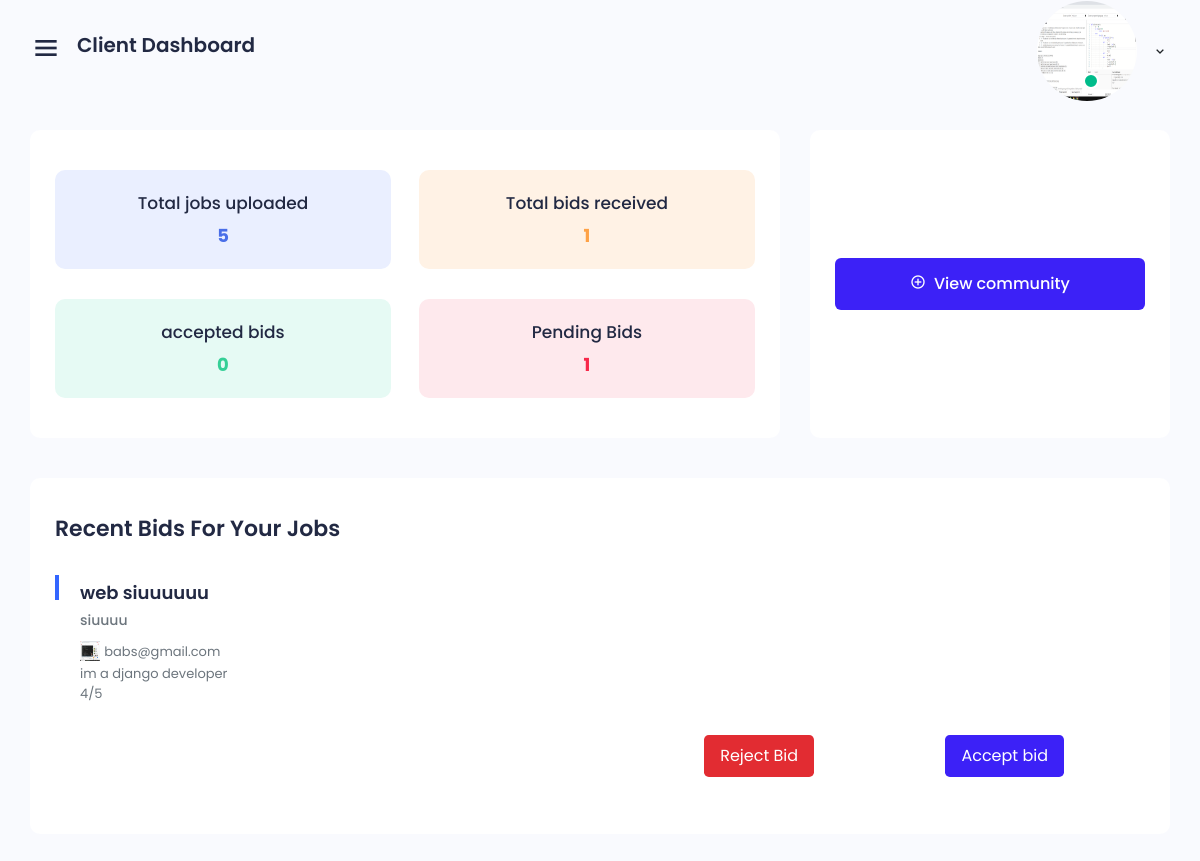
Page /accounts/viewbids/ (signed in) on the committed database.
### accounts/models.py (models this page shows, shortened)
class Bio(models.Model):
    name = models.CharField(max_length=35)
    bio = models.CharField(max_length=90, default='null', null=True)
    image = models.ImageField(upload_to='images/', default='images/home-profile.jpg', null=True)
    phone = models.IntegerField()
    profile_views = models.IntegerField(default=0)
    user = models.OneToOneField(User, on_delete=models.CASCADE, null=True)
    github = models.CharField(max_length=75, default='null')
    linkedin = models.CharField(max_length=75, default='null')
    stack = models.CharField(max_length=15,default='web developer')
    role = models.CharField(max_length=15,default='developer')

class Bid(models.Model):
    job = models.ForeignKey(Project, on_delete=models.CASCADE, null=False)
    BidSentBy = models.ForeignKey(User, on_delete=models.CASCADE, null=True)
    status = models.CharField(max_length=15, default='pending')

class Project(models.Model):
    name = models.CharField(max_length=100)
    description = models.CharField(max_length=100,default='no description')
    uploaded_by = models.ForeignKey(User, on_delete=models.CASCADE, null=True, related_name='client')
    developer = models.ForeignKey(User, on_delete=models.CASCADE, null=True,blank=True, related_name='developer')
    uploaded = models.DateTimeField(null=True)
    price = models.IntegerField(null=False,default=1000)
    category = models.CharField(max_length=50,default='Web Design')
    stack = models.CharField(max_length=50, default='Django')

### accounts/views.py (the view)
# urls.py: path('viewbids/', views.viewbids, name='viewbids'),
def viewbids(request):
    u = User.objects.get(username=request.user.get_username())
    projects = Project.objects.filter(uploaded_by=u)
    pendingbids = []
    acceptedbids = []
    for project in projects:
        if Bid.objects.filter(job=project, status='pending'):
            pendingbids += Bid.objects.filter(job=project)
        elif Bid.objects.filter(job=project, status='accepted'):
            acceptedbids += Bid.objects.filter(job=project)
    acceptedbidscount = len(acceptedbids)
    pendingbidscount = len(pendingbids)
    totalbidscount = len(acceptedbids) + len(pendingbids)
    return render(request, 'client-bids-dashboard.html',{'projects': projects, 'pendingbids': pendingbids, 'acceptedbids': acceptedbids,'totalbidscount':totalbidscount,'pendingbidscount':pendingbidscount,'acceptedbidscount':acceptedbidscount})

### templates/client-bids-dashboard.html (shortened to what this page needs)
{%extends 'client-base.html'%}
{%load static%}
    {%block content%}
    <div class="main">
        <div class="main-content project">
            <div class="row">
                <div class="col-9 col-xl-7 col-md-8 col-sm-12">
                    <div class="box card-box">
                        <div class="icon-box bg-color-6 d-block">
                            <div class="content text-center color-6">
                                <h5 class="title-box fs-17 font-w500">Total jobs uploaded</h5>
                                <div class="themesflat-counter fs-18 font-wb">
                                    <span class="number" data-from="0" data-to="309" data-speed="2500" data-inviewport="yes">{{projects.count}}</span>
                                </div>
                            </div>
                        </div>
                        <div class="icon-box bg-color-7 d-block">
                            <div class="content text-center color-7">
                                <h5 class="title-box fs-17 font-w500">Total bids received</h5>
                                <div class="themesflat-counter fs-18 font-wb">
                                    <span class="number" data-from="0" data-to="309" data-speed="2500" data-inviewport="yes">{{totalbidscount}}</span>
                                </div>
                            </div>
                        </div>
                        <div class="icon-box bg-color-8 d-block">
                            <div class="content text-center color-8">
                                <h5 class="title-box fs-17 font-w500">accepted bids</h5>
                                <div class="themesflat-counter fs-18 font-wb">
                                    <span class="number" data-from="0" data-to="309" data-speed="2500" data-inviewport="yes">{{acceptedbidscount}}</span>
                                </div>
                            </div>
                        </div>
                        <div class="icon-box bg-color-9 d-block">
                            <div class="content text-center color-9">
                                <h5 class="title-box fs-17 font-w500">Pending Bids</h5>
                                <div class="themesflat-counter fs-18 font-wb">
                                    <span class="number" data-from="0" data-to="309" data-speed="2500" data-inviewport="yes">{{pendingbidscount}}</span>
                                </div>
                            </div>
                        </div>
                    </div>
                </div>
                <div class="col-3 col-xl-5 col-md-4 col-sm-12">
                    <div class="box h-100 d-flex align-items-center">
                        <a class="create d-flex bg-primary justify-content-center" href="{% url 'blog'%}">
                            <div class="icon color-white pt-4 pr-8">
                                <i class='bx bx-plus-circle'></i>
                            </div>
                            <div class="content">
                                <h5 class="color-white">View community</h5>
                            </div>
                        </a>
                    </div>
                </div>
            </div>
            <div class="row">
                <div class="col-12 col-md-12">
                    <div class="box f-height">
                        <div class="box-header d-flex justify-content-between">
                            <h3 class="mt-9 fs-22">Recent bids for your jobs</h3>
                        </div>
                        {% for bid in pendingbids %}
                            <div class="box left-dot">
                                <div class="box-body">
                                    <div class="row">
                                        <div class="col-12 mb-10">
                                            <div class="mt-0 text-start"> <a href="#" class="box-title mb-0 mt-1 mb-3 font-w600 fs-18">{{bid.job.name}}</a>
                                                <p class="fs-14 font-w500 text-muted mb-6">{{bid.job.description}}</p>
                                                <a href="#" class="box-title mb-0 mt-1 mb-3 font-w600 fs-18"><img src="{{bid.BidSentBy.bio.image.url}}" alt="img" height="20" width="20"></a>
                                                <span class="fs-13  mt-2 text-muted">{{bid.BidSentBy.username}}</span><br>
                                                <span class="fs-13  mt-2 text-muted">{{bid.BidSentBy.bio.bio}}</span><br>
                                                <span class="fs-13  mt-2 text-muted">4/5</span>
                                            </div>
                                        </div>
                                    </div>
                                </div>
                                <div class="box-footer">
                                    <div class="d-flex align-items-center">
                                        <div class="ms-auto mt-3 mt-sm-0">
                                            <div class="d-flex">
                                                <div class="gr-btn mt-15"> <a href="{% url 'rejectbid' bid.id %}"><button class="btn btn-danger btn-lg mr-15 fs-16">Reject Bid</button></a> <a href="{% url 'acceptbid' bid.id %}"><button  class="btn btn-primary btn-lg fs-16" onclick="myfunction()" >Accept bid</button></a> </div>
                                            </div>
                                        </div>
                                    </div>
                                </div>
                            </div>
                        {%endfor%}
                    </div>
                </div>
            </div>
        </div>
    </div>
    {%endblock content%}

### templates/client-base.html (shortened to what this page needs)
{%load static%}
<html lang="en">
<head>
    <link href='https://unpkg.com/boxicons@2.0.7/css/boxicons.min.css' rel='stylesheet'>
    <link rel="stylesheet" href="{% static 'accounts/libs/owl.carousel/assets/owl.carousel.min.css'%}">
    <link rel="stylesheet" href="{% static 'accounts/css/bootstrap.min.css'%}">
    <link rel="stylesheet" href="{% static 'accounts/css/grid.css'%}">
    <link rel="stylesheet" href="{% static 'accounts/css/style.css'%}">
    <link rel="stylesheet" href="{% static 'accounts/css/responsive.css'%}">
</head>
<body class="sidebar-expand counter-scroll">
 <div class="main-header">
            <div class="d-flex">
                <div class="mobile-toggle" id="mobile-toggle">
                    <i class='bx bx-menu'></i>
                </div>
                <div class="main-title">
                    Client dashboard
                </div>
            </div>
            <div class="d-flex align-items-center">
                <div class="dropdown d-inline-block mt-12">
                    <button type="button" class="btn header-item waves-effect" id="page-header-user-dropdown" data-bs-toggle="dropdown" aria-haspopup="true" aria-expanded="false">
                            <img class="rounded-circle header-profile-user" src="{{user.bio.image.url}}" height="100" width="100"
                                alt="Header Avatar">
                            <span class="pulse-css"></span>
                            <i class='bx bx-chevron-down'></i>
                    </button>
                </div>
            </div>
        </div>
 {%block content%}
 {%endblock content%}
</body>
</html>

### static/accounts/css/grid.css (style rules this page uses)
.row { display: flex; flex-wrap: wrap; margin: 0 -15px; }
[class*="col-"] { padding: 0 15px; margin-bottom: 40px; }
.col-3 { width: 25%; }
.col-9 { width: 75%; }
.col-12 { width: 100%; }
@media only screen and (max-width: 1700px) { .col-xl-5 { width: 41.66%; } }
@media only screen and (max-width: 1700px) { .col-xl-7 { width: 58.33%; } }
@media only screen and (max-width: 1280px) { .col-md-4 { width: 33.33%; } }
@media only screen and (max-width: 1280px) { .col-md-8 { width: 66.66%; } }
@media only screen and (max-width: 1280px) { .col-md-12 { width: 100%; } }

### static/accounts/css/responsive.css (style rules this page uses)
@media only screen and  (max-width: 1820px) { .box.card-box { flex-wrap: wrap; } }
@media only screen and  (max-width: 1820px) { .box.card-box .icon-box { width: 47%; margin: 15px 10px; padding-bottom: 15px; } }
@media only screen and  (max-width: 1820px) { .project .box.card-box .icon-box { width: 45%; } }
@media only screen and  (max-width: 1820px) { .box.card-box .icon-box:nth-child(1) { margin-left: 10px; } }
@media only screen and  (max-width: 1820px) { .box.card-box .icon-box:nth-child(4) { margin-right: 10px; } }
@media only screen and  (max-width: 1820px) { .project .box-body { flex-wrap: wrap; } }
@media (min-width:1200px) and (max-width: 1640px) { .project a.create { margin: 10px; } }
@media only screen and (max-width: 1200px) { .main-header { height: 90px; padding-left: 30px; } }
@media only screen and (max-width: 1200px) { .box.card-box { flex-wrap: wrap; } }
@media only screen and (max-width: 1200px) { .box.card-box .icon-box { width: 49%; margin: 15px 0 !important; padding-bottom: 15px; } }
@media only screen and (max-width: 1200px) { .project .box.card-box .icon-box { width: 48%; } }
@media only screen and (max-width: 1200px) { .box.card-box .icon-box:nth-child(1) { margin-left: 10px; } }
@media only screen and (max-width: 1200px) { .box.card-box .icon-box:nth-child(4) { margin-right: 10px; } }
@media only screen and (max-width: 1200px) { .main-content { padding: 30px; } }
@media only screen and (max-width: 1200px) { .project a.create { margin: 0; } }
@media only screen and (max-width: 1200px) { .main-title { font-size: 20px; } }

### rows in the picture
Bid: job.name "web siuuuuuu", job.description "siuuuu", BidSentBy.bio.image (picture), BidSentBy.username "babs@gmail.com", BidSentBy.bio.bio "im a django developer"

### other values in the picture
{{ projects.count }} "5"
{{ totalbidscount }} "1"
{{ acceptedbidscount }} "0"
{{ pendingbidscount }} "1"
